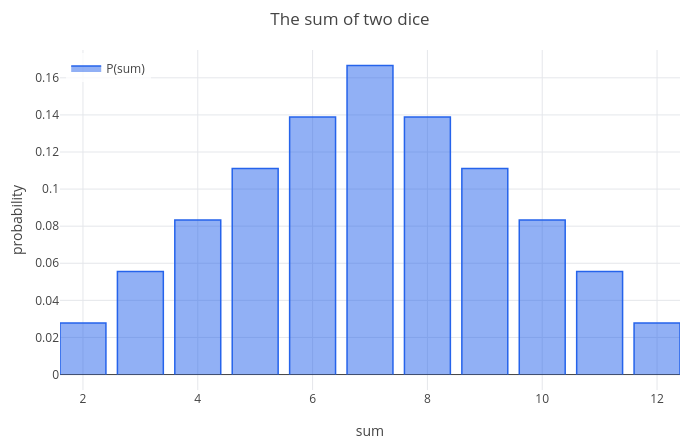

Notebook source saved alongside this figure:
### Markdown cell above
## 1. Counting equally likely outcomes

When all outcomes are equally likely, $P(A) = \dfrac{\text{number of outcomes in } A}{\text{number of outcomes}}$.
Two dice have $6 \times 6 = 36$ outcomes. A sum of 7 happens in 6 ways ($1+6, 2+5, \ldots, 6+1$), so
$P(\text{sum} = 7) = 6/36 = 1/6$; a sum of 2 only one way. All eleven sums:

### Code cell
sums = [2 3 4 5 6 7 8 9 10 11 12];
probs = [1 2 3 4 5 6 5 4 3 2 1]/36;
sum(probs)
p = bar(sums, probs);
labels(title(legend(p, "P(sum)"), "The sum of two dice"), "sum", "probability")

### Figure 1 — Plotly figure (JSON) as saved in the notebook; plotly's stock layout.template omitted (floating-point values rounded to 4 significant figures)
{"data": [{"fill": "toself", "line": {"color": "#2563eb", "width": 1.5}, "mode": "lines", "name": "P(sum)", "type": "scatter", "x": [1.6, 1.6, 2.4, 2.4, null, 2.6, 2.6, 3.4, 3.4, null, 3.6, 3.6, 4.4, 4.4, null, 4.6, 4.6, 5.4, 5.4, null, 5.6, 5.6, 6.4, 6.4, null, 6.6, 6.6, 7.4, 7.4, null, 7.6, 7.6, 8.4, 8.4, null, 8.6, 8.6, 9.4, 9.4, null, 9.6, 9.6, 10.4, 10.4, null, 10.6, 10.6, 11.4, 11.4, null, 11.6, 11.6, 12.4, 12.4, null], "y": [0, 0.02778, 0.02778, 0, null, 0, 0.05556, 0.05556, 0, null, 0, 0.08333, 0.08333, 0, null, 0, 0.1111, 0.1111, 0, null, 0, 0.1389, 0.1389, 0, null, 0, 0.1667, 0.1667, 0, null, 0, 0.1389, 0.1389, 0, null, 0, 0.1111, 0.1111, 0, null, 0, 0.08333, 0.08333, 0, null, 0, 0.05556, 0.05556, 0, null, 0, 0.02778, 0.02778, 0, null]}], "layout": {"height": 440, "legend": {"bgcolor": "rgba(255,255,255,0.8)", "x": 0.01, "xanchor": "left", "y": 0.99, "yanchor": "top"}, "margin": {"b": 50, "l": 60, "r": 20, "t": 50}, "showlegend": true, "title": {"text": "The sum of two dice"}, "width": 700, "xaxis": {"range": [1.6, 12.4], "title": {"text": "sum"}, "zeroline": true}, "yaxis": {"range": [-0.008333, 0.175], "title": {"text": "probability"}, "zeroline": true}}}
